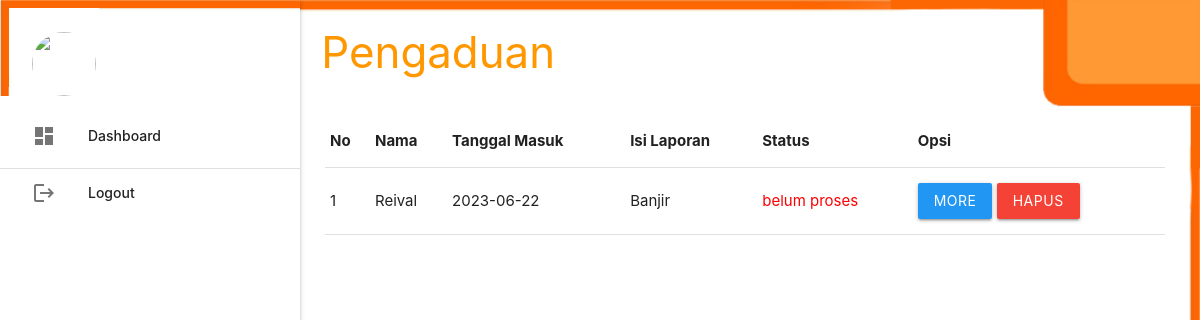
/index.php/pengaduan, run on the app's committed database.
### tables this page shows
CREATE TABLE `pengaduan` (
  `id_pengaduan` int(5) NOT NULL,
  `tgl_pengaduan` varchar(20) NOT NULL,
  `fullname` varchar(200) NOT NULL,
  `isi_laporan` text NOT NULL,
  `foto` varchar(255) NOT NULL,
  `status` enum('belum proses','proses','selesai') NOT NULL,
  `userid` int(11) NOT NULL,
  `view` varchar(20) NOT NULL DEFAULT 'tampil'
);

### application/controllers/Pengaduan.php (called while the page is built, shortened)
<?php
class Pengaduan extends CI_Controller {
    public function __construct() {
        $this->load->model('pengaduan_model');
        $this->load->library('form_validation');
        $this->load->helper('url');
    }
    public function index() {
        $status = array('belum proses');
        $data['complaints'] = $this->pengaduan_model->get_complaint($status);
        $this->load->view('pengaduan/list', $data);
    }
}

### index.php (called while the page is built, shortened)
<?php
require_once BASEPATH.'core/CodeIgniter.php';

### application/models/Pengaduan_model.php (called while the page is built, shortened)
<?php
class Pengaduan_model extends CI_Model {
    public function get_complaint($pengaduan) {
        $this->db->distinct();
        $this->db->select('pengaduan.id_pengaduan, pengaduan.fullname AS nama_pengadu, petugas.fullname AS nama_petugas, pengaduan.tgl_pengaduan, pengaduan.isi_laporan, pengaduan.foto, pengaduan.status, pengaduan.isi_laporan, pengaduan.foto, pengaduan.view');
        $this->db->from('pengaduan');
        $this->db->join('petugas', 'pengaduan.fullname = petugas.fullname');
        $this->db->where_in('pengaduan.status', $pengaduan);
        $this->db->order_by('pengaduan.id_pengaduan', 'DESC');
        return $this->db->get()->result_array();
    }
}

### application/views/pengaduan/list.php (the view, shortened to what this page needs)
<div class="container">
    <div class="row">
        <div class="col s12 m9">
            <h3 class="orange-text" style="margin-left:130px;">Pengaduan</h3>
        </div>
    </div>
    <table class="display responsive-table" style="width:100%; margin-left:145px;">
        <thead>
            <tr>
                <th>No</th>
                <th>Nama</th>
                <th>Tanggal Masuk</th>
                <th>Isi Laporan</th>
                <th>Status</th>
                <th>Opsi</th>
            </tr>
        </thead>
        <?php $i=1; foreach ($complaints as $complaint): ?>
            <?php if ($complaint['view'] == 'tampil') { ?>
        <tbody>
            <tr>
                <td><?php echo $i++; ?></td>
                <td><?php echo $complaint['nama_pengadu']; ?></td>
                <td><?php echo $complaint['tgl_pengaduan']; ?></td>
                <td><?php echo $complaint['isi_laporan'];?></td>
                <td>
                    <?php if ($complaint['status'] == 'belum proses'): ?>
                        <span style="color: red;"><?php echo $complaint['status']; ?></span>
                    <?php else: ?>
                        <?php echo $complaint['status']; ?>
                    <?php endif; ?>
                </td>
                <td>
                    <a class="btn blue modal-trigger" data-toggle="modal" data-target="#myModal<?php echo $complaint['id_pengaduan'];?>" data-id="">More</a>
                    <a class="btn red" onclick="return confirm('Anda Yakin Ingin Menghapus Y/N')" href="<?php echo site_url('pengaduan/hapus/'.$complaint['id_pengaduan']); ?>">Hapus</a>
                </td>
            </tr>
            <?php } ?>
        <?php endforeach; ?>
        </tbody>
    </table>
</div>

### assets/img/home.css (style rules this page uses)
body { background-image: url('bg.jpg'); background-repeat: no-repeat; background-size: cover; }

### data on the page
pengaduan: fullname "Reival", tgl_pengaduan "2023-06-22", isi_laporan "Banjir", status "belum proses"
